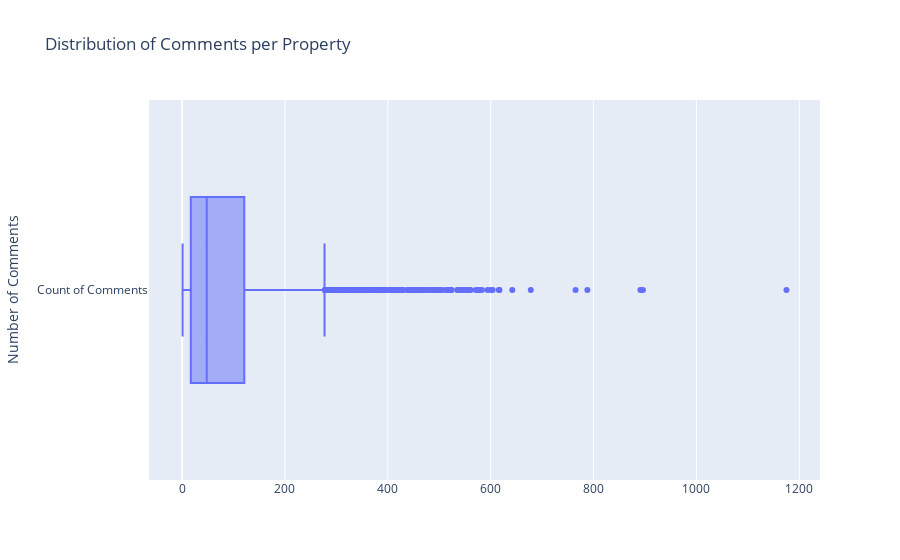

Notebook source saved alongside this figure:
### Code cell
import plotly.graph_objects as go

tmp = corpora_train_review.reset_index()['index'].value_counts()
tmp = pd.DataFrame({'index': tmp.index, 'count': tmp.values})

# Create the box plot
fig = go.Figure()
fig.add_trace(go.Box(x=tmp['count'], name='Count of Comments'))

# Update the layout
fig.update_layout(title='Distribution of Comments per Property',
                    yaxis_title='Number of Comments')

# Show the plot
fig.show()

### Figure 1 — Plotly figure (JSON) as saved in the notebook; plotly's stock layout.template omitted (floating-point values rounded to 4 significant figures; data arrays with more than 128 entries replaced by an {"elided": "..."} marker saying what was removed)
{"data": [{"name": "Count of Comments", "type": "box", "x": {"elided": "8467 int values"}}], "layout": {"title": {"text": "Distribution of Comments per Property"}, "yaxis": {"title": {"text": "Number of Comments"}}}}
